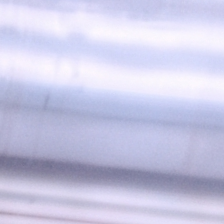
#> input picture backpropagation/imagens_geradas/aug_0003_classe_0.png, 224 x 224 px
$ python -i enhancement_LE.py   (imports and definitions only)
#> lines starting #> are read from the running program, lines starting #| are printed output that depends on the picture
"""
enhancement.py
==============
Classe responsavel por MELHORAR A QUALIDADE da imagem de solda antes de
extrair caracteristicas. As mesmas configuracoes devem ser usadas no
treino e na inferencia (GUI), caso contrario as cores extraidas mudam.

Pipeline de realce:
    1. Reducao de ruido (filtro bilateral - preserva bordas)
    2. Aumento de contraste local (CLAHE no canal L do espaco LAB)
    3. Realce de nitidez (unsharp mask)
    4. (Opcional) Balanco de branco gray-world -> desligado por padrao,
       pois ele altera a distribuicao de cores, que aqui e o "sinal".
"""

import cv2
import numpy as np


class Enhancement:
    def __init__(
        self,
        denoise: bool = True,
        bilateral_d: int = 7,
        bilateral_sigma_color: int = 50,
        bilateral_sigma_space: int = 50,
        clahe: bool = True,
        clahe_clip: float = 2.0,
        clahe_grid: tuple = (8, 8),
        sharpen: bool = True,
        sharpen_amount: float = 1.5,
        white_balance: bool = False,
    ):
#> in enhance_path, img is the input picture: shape (224, 224, 3); mean B, G, R 228.5, 201.3, 201.8
        self.denoise = denoise
        self.bilateral_d = bilateral_d
        self.bilateral_sigma_color = bilateral_sigma_color
        self.bilateral_sigma_space = bilateral_sigma_space
        self.clahe = clahe
        self.clahe_clip = clahe_clip
        self.clahe_grid = clahe_grid
        self.sharpen = sharpen
        self.sharpen_amount = sharpen_amount
        self.white_balance = white_balance

    # ---------- etapas individuais ----------
    def _denoise(self, img):
        return cv2.bilateralFilter(
            img,
            self.bilateral_d,
            self.bilateral_sigma_color,
            self.bilateral_sigma_space,
        )

    def _clahe(self, img):
        lab = cv2.cvtColor(img, cv2.COLOR_BGR2LAB)
#> lab: shape (224, 224, 3); mean of channels 0, 1, 2 208.6, 133.5, 114.6
        l, a, b = cv2.split(lab)
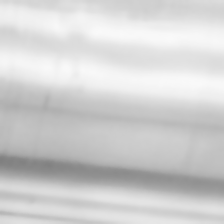
#> l: shape (224, 224); min 127, max 249, mean 208.6
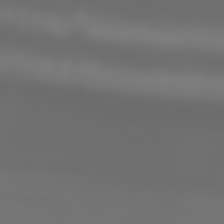
#> b: shape (224, 224); min 107, max 126, mean 114.6
        clahe = cv2.createCLAHE(clipLimit=self.clahe_clip, tileGridSize=self.clahe_grid)
        l = clahe.apply(l)
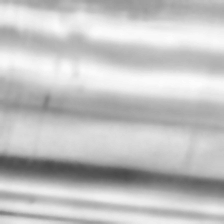
#> l: shape (224, 224); min 74, max 252, mean 194.6
        return cv2.cvtColor(cv2.merge((l, a, b)), cv2.COLOR_LAB2BGR)
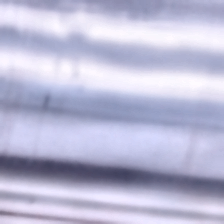
#> returned value: shape (224, 224, 3); mean B, G, R 213.4, 186.8, 187.2

    def _sharpen(self, img):
        blurred = cv2.GaussianBlur(img, (0, 0), sigmaX=3)
        return cv2.addWeighted(
            img, self.sharpen_amount, blurred, 1.0 - self.sharpen_amount, 0
        )

    def _white_balance(self, img):
        # gray-world: assume que a media de cada canal deve ser igual
        result = img.astype(np.float32)
        avg = result.reshape(-1, 3).mean(axis=0)
        gray = avg.mean()
        for c in range(3):
            if avg[c] > 1e-6:
                result[:, :, c] *= gray / avg[c]
        return np.clip(result, 0, 255).astype(np.uint8)

    # ---------- API publica ----------
    def enhance(self, img: np.ndarray) -> np.ndarray:
        """Recebe imagem BGR (uint8) e devolve a versao realcada."""
        if img is None:
            raise ValueError("Imagem invalida (None).")
        out = img.copy()
        if self.denoise:
            out = self._denoise(out)
        if self.clahe:
            out = self._clahe(out)
        if self.sharpen:
            out = self._sharpen(out)
        if self.white_balance:
            out = self._white_balance(out)
        return out

    def enhance_path(self, path: str) -> np.ndarray:
        img = cv2.imread(path)
        if img is None:
            raise FileNotFoundError(f"Nao foi possivel ler a imagem: {path}")
        return self.enhance(img)

>>> result = Enhancement().enhance_path('imagens_geradas/aug_0003_classe_0.png')

$ run again, on backpropagation/imagens_geradas/aug_0015_classe_0.png
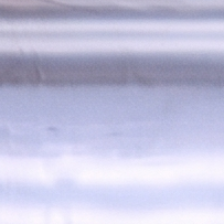
#> input picture backpropagation/imagens_geradas/aug_0015_classe_0.png, 224 x 224 px
#> in enhance_path, img is the input picture: shape (224, 224, 3); mean B, G, R 220.6, 193.8, 194.2
#> lab: shape (224, 224, 3); mean of channels 0, 1, 2 201.5, 133.5, 114.6
#> in _clahe, `l = clahe.apply(l)`:
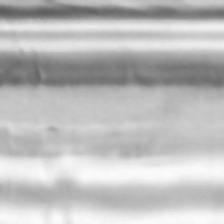
#> l: shape (224, 224); min 91, max 251, mean 189.3
#> in _clahe, `return cv2.cvtColor(cv2.merge((l, a, b)), cv2.COLOR_LAB2BGR)`:
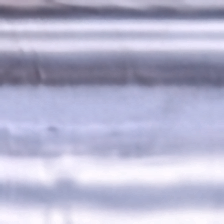
#> returned value: shape (224, 224, 3); mean B, G, R 207.6, 181.2, 181.5

$ run again, on backpropagation/imagens_geradas/aug_0030_classe_0.png
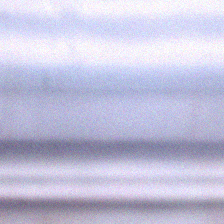
#> input picture backpropagation/imagens_geradas/aug_0030_classe_0.png, 224 x 224 px
#> in enhance_path, img is the input picture: shape (224, 224, 3); mean B, G, R 219.8, 193.9, 195
#> lab: shape (224, 224, 3); mean of channels 0, 1, 2 201.7, 133.6, 115.2
#> in _clahe, `l = clahe.apply(l)`:
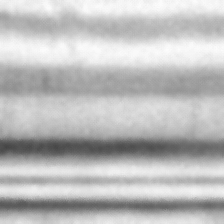
#> l: shape (224, 224); min 68, max 252, mean 188.5
#> in _clahe, `return cv2.cvtColor(cv2.merge((l, a, b)), cv2.COLOR_LAB2BGR)`:
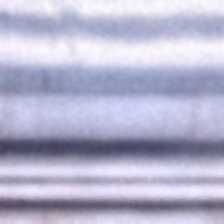
#> returned value: shape (224, 224, 3); mean B, G, R 205.9, 180.4, 181.5

$ run again, on backpropagation/imagens_geradas/aug_0031_classe_0.png
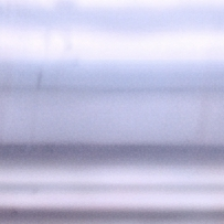
#> input picture backpropagation/imagens_geradas/aug_0031_classe_0.png, 224 x 224 px
#> in enhance_path, img is the input picture: shape (224, 224, 3); mean B, G, R 220.8, 193.3, 194
#> lab: shape (224, 224, 3); mean of channels 0, 1, 2 201.2, 133.7, 114.4
#> in _clahe, `l = clahe.apply(l)`:
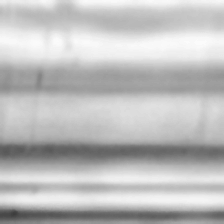
#> l: shape (224, 224); min 61, max 251, mean 189.4
#> in _clahe, `return cv2.cvtColor(cv2.merge((l, a, b)), cv2.COLOR_LAB2BGR)`:
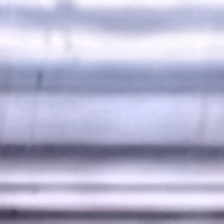
#> returned value: shape (224, 224, 3); mean B, G, R 208.2, 181.3, 181.9
